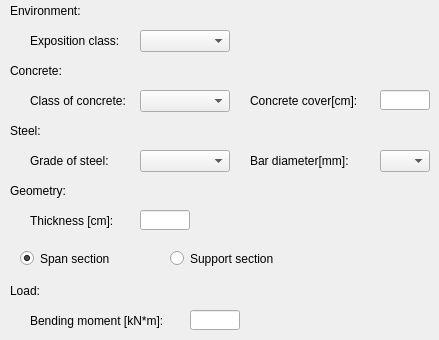
      <widget class="QWidget" name="plate_tab">
       <property name="layoutDirection">
        <enum>Qt::LeftToRight</enum>
       </property>
       <attribute name="title">
        <string>Plate</string>
       </attribute>
       <widget class="QLabel" name="p_concrete_label">
        <property name="geometry">
         <rect>
          <x>10</x>
          <y>60</y>
          <width>111</width>
          <height>21</height>
         </rect>
        </property>
        <property name="text">
         <string>Concrete:</string>
        </property>
       </widget>
       <widget class="QLabel" name="p_concr_class_label">
        <property name="geometry">
         <rect>
          <x>30</x>
          <y>90</y>
          <width>101</width>
          <height>21</height>
         </rect>
        </property>
        <property name="text">
         <string>Class of concrete:</string>
        </property>
       </widget>
       <widget class="QComboBox" name="p_concr_class_combo">
        <property name="geometry">
         <rect>
          <x>140</x>
          <y>90</y>
          <width>90</width>
          <height>22</height>
         </rect>
        </property>
       </widget>
       <widget class="QLabel" name="p_concr_cover_label">
        <property name="geometry">
         <rect>
          <x>250</x>
          <y>90</y>
          <width>131</width>
          <height>21</height>
         </rect>
        </property>
        <property name="text">
         <string>Concrete cover[cm]:</string>
        </property>
       </widget>
       <widget class="QLineEdit" name="p_concr_cover_lineEdit">
        <property name="geometry">
         <rect>
          <x>380</x>
          <y>90</y>
          <width>50</width>
          <height>20</height>
         </rect>
        </property>
        <property name="inputMethodHints">
         <set>Qt::ImhNone</set>
        </property>
        <property name="inputMask">
         <string/>
        </property>
        <property name="maxLength">
         <number>6</number>
        </property>
       </widget>
       <widget class="QLabel" name="p_steel_label">
        <property name="geometry">
         <rect>
          <x>10</x>
          <y>120</y>
          <width>111</width>
          <height>21</height>
         </rect>
        </property>
        <property name="text">
         <string>Steel:</string>
        </property>
       </widget>
       <widget class="QLabel" name="p_steel_grade_label">
        <property name="geometry">
         <rect>
          <x>30</x>
          <y>150</y>
          <width>91</width>
          <height>21</height>
         </rect>
        </property>
        <property name="text">
         <string>Grade of steel:</string>
        </property>
       </widget>
       <widget class="QComboBox" name="p_steel_grade_combo">
        <property name="geometry">
         <rect>
          <x>140</x>
          <y>150</y>
          <width>90</width>
          <height>22</height>
         </rect>
        </property>
       </widget>
       <widget class="QLabel" name="p_bar_label">
        <property name="geometry">
         <rect>
          <x>250</x>
          <y>150</y>
          <width>121</width>
          <height>21</height>
         </rect>
        </property>
        <property name="text">
         <string>Bar diameter[mm]:</string>
        </property>
       </widget>
       <widget class="QComboBox" name="p_bar_diam_combo">
        <property name="geometry">
         <rect>
          <x>380</x>
          <y>150</y>
          <width>50</width>
          <height>22</height>
         </rect>
        </property>
       </widget>
       <widget class="QLabel" name="p_geom_label">
        <property name="geometry">
         <rect>
          <x>10</x>
          <y>180</y>
          <width>111</width>
          <height>21</height>
         </rect>
        </property>
        <property name="text">
         <string>Geometry:</string>
        </property>
       </widget>
       <widget class="QLabel" name="p_th_label">
        <property name="geometry">
         <rect>
          <x>30</x>
          <y>210</y>
          <width>91</width>
          <height>21</height>
         </rect>
        </property>
        <property name="text">
         <string>Thickness [cm]:</string>
        </property>
       </widget>
       <widget class="QLineEdit" name="p_th_lineEdit">
        <property name="geometry">
         <rect>
          <x>140</x>
          <y>210</y>
          <width>50</width>
          <height>20</height>
         </rect>
        </property>
        <property name="inputMask">
         <string/>
        </property>
        <property name="maxLength">
         <number>6</number>
        </property>
       </widget>
       <widget class="QLabel" name="p_env_label">
        <property name="geometry">
         <rect>
          <x>10</x>
          <y>0</y>
          <width>111</width>
          <height>21</height>
         </rect>
        </property>
        <property name="text">
         <string>Environment:</string>
        </property>
       </widget>
       <widget class="QLabel" name="p_exp_label">
        <property name="geometry">
         <rect>
          <x>30</x>
          <y>30</y>
          <width>91</width>
          <height>21</height>
         </rect>
        </property>
        <property name="text">
         <string>Exposition class:</string>
        </property>
       </widget>
       <widget class="QComboBox" name="p_exp_combo">
        <property name="geometry">
         <rect>
          <x>140</x>
          <y>30</y>
          <width>90</width>
          <height>22</height>
         </rect>
        </property>
       </widget>
       <widget class="QLabel" name="p_load_label">
        <property name="geometry">
         <rect>
          <x>10</x>
          <y>280</y>
          <width>111</width>
          <height>21</height>
         </rect>
        </property>
        <property name="text">
         <string>Load:</string>
        </property>
       </widget>
       <widget class="QLineEdit" name="p_moment_lineEdit">
        <property name="geometry">
         <rect>
          <x>190</x>
          <y>310</y>
          <width>50</width>
          <height>20</height>
         </rect>
        </property>
        <property name="inputMask">
         <string/>
        </property>
        <property name="maxLength">
         <number>6</number>
        </property>
       </widget>
       <widget class="QLabel" name="p_moment_label">
        <property name="geometry">
         <rect>
          <x>30</x>
          <y>310</y>
          <width>151</width>
          <height>21</height>
         </rect>
        </property>
        <property name="text">
         <string>Bending moment [kN*m]:</string>
        </property>
       </widget>
       <widget class="QRadioButton" name="p_span_section_radioBtn">
        <property name="geometry">
         <rect>
          <x>20</x>
          <y>250</y>
          <width>141</width>
          <height>17</height>
         </rect>
        </property>
        <property name="text">
         <string>Span section</string>
        </property>
        <property name="checked">
         <bool>true</bool>
        </property>
       </widget>
       <widget class="QRadioButton" name="p_sup_section_radioBtn">
        <property name="geometry">
         <rect>
          <x>170</x>
          <y>250</y>
          <width>141</width>
          <height>17</height>
         </rect>
        </property>
        <property name="text">
         <string>Support section</string>
        </property>
       </widget>
      </widget>
